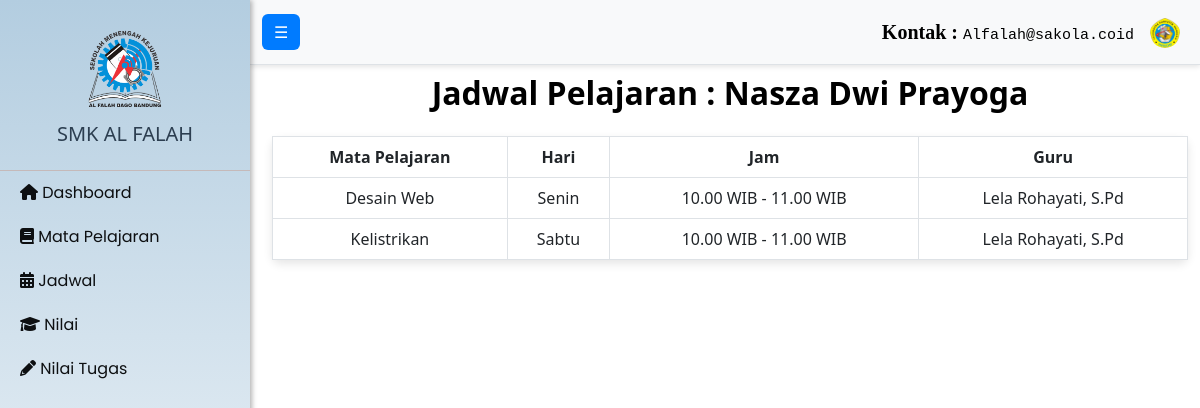
The app's page /Siswa/jadwalSiswa.php (signed in) with its own data.
### tables this page shows
CREATE TABLE `siswa` (
  `nis` varchar(50) NOT NULL,
  `password` varchar(255) NOT NULL,
  `nama_siswa` varchar(100) NOT NULL,
  `email` varchar(100) NOT NULL,
  `id_kelas` int(11) DEFAULT NULL,
  `nama_wali_kelas` varchar(100) DEFAULT NULL,
  `angkatan` varchar(10) DEFAULT NULL,
  `id_jurusan` int(3) NOT NULL,
  `foto_profil` varchar(255) NOT NULL,
  `terakhir_login` datetime DEFAULT NULL
);

CREATE TABLE `jadwal` (
  `id_jadwal` int(11) NOT NULL,
  `nip` varchar(50) DEFAULT NULL,
  `kode_mapel` varchar(50) DEFAULT NULL,
  `hari` varchar(20) DEFAULT NULL,
  `id_kelas` int(11) DEFAULT NULL,
  `waktu_mulai` varchar(11) DEFAULT NULL,
  `waktu_selesai` varchar(11) DEFAULT NULL
);

CREATE TABLE `mata_pelajaran` (
  `kode_mapel` varchar(50) NOT NULL,
  `nama_mapel` varchar(100) NOT NULL,
  `deskripsi` text DEFAULT NULL,
  `jenis` varchar(50) DEFAULT NULL,
  `gambar` varchar(255) DEFAULT NULL
);

CREATE TABLE `guru` (
  `nip` varchar(50) NOT NULL,
  `password` varchar(255) NOT NULL,
  `nama_guru` varchar(100) NOT NULL,
  `email` varchar(100) NOT NULL,
  `id_jurusan` int(3) DEFAULT NULL,
  `foto_profil` varchar(255) NOT NULL,
  `terakhir_login` datetime DEFAULT NULL
);

### Siswa/jadwalSiswa.php (the view, shortened to what this page needs)
<!DOCTYPE html>
<html lang="en">
<head>
    <link href="https://cdn.jsdelivr.net/npm/bootstrap@5.3.0/dist/css/bootstrap.min.css" rel="stylesheet">
    <link rel="stylesheet" href="../css/jadwal.css">
</head>
<body>
<?php
    include '../navbar/navSiswa.php';
    $queryKelas = "SELECT id_kelas,nama_siswa FROM siswa WHERE nis = '$nis_siswa'";
    $resultKelas = mysqli_query($conn, $queryKelas);
    $dataKelas = mysqli_fetch_assoc($resultKelas);
    $idKelas = $dataKelas['id_kelas'];
    $queryJadwal = "SELECT mata_pelajaran.nama_mapel, jadwal.hari, jadwal.waktu_mulai, jadwal.waktu_selesai, guru.nama_guru
                     FROM jadwal
                     JOIN mata_pelajaran ON jadwal.kode_mapel = mata_pelajaran.kode_mapel
                     JOIN guru ON jadwal.nip = guru.nip
                     WHERE jadwal.id_kelas = '$idKelas'";
    $resultJadwal = mysqli_query($conn, $queryJadwal);
?>
<div id="mainContent" class="container mt-4">
    <h2 class="mb-4">Jadwal Pelajaran : <?php echo $dataKelas['nama_siswa']; ?></h2>
    <table id="example" class="table table-bordered">
        <thead>
            <tr>
                <th>Mata Pelajaran</th>
                <th>Hari</th>
                <th>Jam</th>
                <th>Guru</th>
            </tr>
        </thead>
        <tbody>
            <?php while ($row = mysqli_fetch_assoc($resultJadwal)): ?>
                <tr>
                    <td><?php echo $row['nama_mapel']; ?></td>
                    <td><?php echo $row['hari']; ?></td>
                    <td><?php echo $row['waktu_mulai'] . ' - ' . $row['waktu_selesai']; ?></td>
                    <td><?php echo $row['nama_guru']; ?></td>
                </tr>
            <?php endwhile; ?>
        </tbody>
    </table>
</div>
</body>
</html>

### navbar/navSiswa.php (shortened to what this page needs)
<?php
include '../db.php';
$nis_siswa = $_SESSION['nis_siswa'];
$querySiswa = "SELECT foto_profil FROM siswa WHERE nis = '$nis_siswa'";
$resultSiswa = mysqli_query($conn, $querySiswa);
$siswa = mysqli_fetch_assoc($resultSiswa);
$fotoProfil = !empty($siswa['foto_profil']) ? '../uploads/profile/' . $siswa['foto_profil'] : 'https://via.placeholder.com/30';
?>
<!DOCTYPE html>
<html lang="en">
<head>
    <link href="https://cdn.jsdelivr.net/npm/bootstrap@5.3.0/dist/css/bootstrap.min.css" rel="stylesheet">
    <link rel="stylesheet" href="../css/styles.css">
    <link rel="stylesheet" href="https://cdnjs.cloudflare.com/ajax/libs/font-awesome/6.0.0-beta3/css/all.min.css">
</head>
<body>
    <div class="d-flex" id="wrapper">
        <div class="sidebar" id="sidebar-wrapper">
            <div class="sidebar-heading text-center py-4">
                <img src="..\uploads\gambar\logo.png" alt="Logo" class="logo-img">
                <h4 class="mt-2">SMK AL FALAH</h4>
            </div>
            <div class="list-group list-group-flush">
                <a href="dasboardSiswa.php" class="sidebar-item">
                    <i class="fas fa-home-alt"></i> Dashboard
                </a>
                <a href="index.php" class="sidebar-item">
                    <i class="fas fa-book"></i> Mata Pelajaran
                </a>
                <a href="jadwalSiswa.php" class="sidebar-item">
                    <i class="fas fa-calendar-alt"></i> Jadwal
                </a>
                <a href="nilaiSiswa.php" class="sidebar-item">
                    <i class="fas fa-graduation-cap"></i> Nilai
                </a>
                <a href="nilaiTugas.php" class="sidebar-item">
                    <i class="fas fa-pencil-alt"></i> Nilai Tugas
                </a>
            </div>
        </div>
        <div id="page-content-wrapper">
            <nav class="navbar navbar-expand-lg navbar-light bg-light border-bottom">
                <div class="container-fluid">
                    <button class="btn btn-primary" id="menu-toggle">☰</button>
                    <div class="collapse navbar-collapse" id="navbarContent">
                        <ul class="navbar-nav ms-auto mb-2 mb-lg-0">
                            <li class="nav-item">
                                <a class="nav-link" aria-current="page" href="#">Kontak : <span>Alfalah@sakola.coid</span></a>
                            </li>
                        </ul>
                    </div>
                    <div class="dropdown">
                        <ul class="navbar-nav ms-auto">
                            <li class="nav-item-dropdown">
                                <a class="nav-link dropdown-toggle" href="#" id="navbarProfile" role="button" data-bs-toggle="dropdown" aria-expanded="false">
                                    <img src="<?php echo $fotoProfil; ?>" class="rounded-circle" alt="Profile Image" style="width: 30px; height: 30px;">
                                </a>
                            </li>
                        </ul>
                    </div>
                </div>
            </nav>

### css/jadwal.css (style rules this page uses)
body { font-family: 'Poppins', sans-serif; background-color: #f8f9fa; }
.container h2 { font-weight: bold; color: #000000; text-align: center; }
.table { background-color: #ffffff; border-radius: 8px; box-shadow: 0 4px 10px rgba(0, 0, 0, 0.1); }
.table th { background-color: #343a40; color: #fff; text-align: center; font-weight: bold; }
.table td { text-align: center; color: #495057; }

### css/styles.css (style rules this page uses)
body { overflow-x: hidden; text-decoration: none; }
#wrapper { display: flex; }
.sidebar { width: 250px; height: 100vh; position: fixed; top: 0; left: 0; background: linear-gradient(to bottom, #b3cde0, #ffffff); color: #ff0000; box-shadow: 2px 0 5px rgba(0, 0, 0, 0.3); overflow-y: auto; transition: all 0.3s ease; z-index: 9999; }
.sidebar-heading { border-bottom: 1px solid #c5b9b9; }
.logo-img { max-width: 100px; }
.sidebar-item { text-decoration: none; color: #0d0f11; border: none; border-radius: 0; padding: 10px 20px; font-size: 16px; font-family: 'Poppins', sans-serif; transition: background-color 0.3s, color 0.3s; }
a { text-decoration: none; }
.sidebar-heading h4 { font-size: 20px; margin: 0; color: #2c3e50; }
.dropdown-toggle { cursor: pointer; }
#page-content-wrapper { width: 100%; padding-left: 260px; transition: padding-left 0.25s ease-out; padding-top: 50px; }
.navbar { position: fixed; top: 0; left: 250px; width: calc(100% - 250px); z-index: 1000; box-shadow: 0 2px 5px rgba(0, 0, 0, 0.1); background: #000000; border-bottom: 1px solid #b3cde0; transition: left 0.3s ease, width 0.3s ease; }
.navbar .navbar-nav .nav-link { color: #000000; font-size: 20px; font-weight: bolder; font-family: 'Calibri'; }
.navbar .navbar-nav .nav-link span { font-family: 'Courier New', Courier, monospace; font-weight: 400; font-size: 15px; }
.navbar-nav .dropdown-toggle::after { display: none; }
.navbar .btn-primary { background-color: #007bff; border: none; }

### navbar/tabelSeries.php (style rules this page uses)
:root { --dt-row-selected: 13, 110, 253; --dt-row-selected-text: 255, 255, 255; --dt-row-selected-link: 9, 10, 11; --dt-row-stripe: 0, 0, 0; --dt-row-hover: 0, 0, 0; --dt-column-ordering: 0, 0, 0; --dt-html-background: white; }
#example { text-align: center; }

### records on screen
siswa: foto_profil (picture), nama_siswa "Nasza Dwi Prayoga"
jadwal: kode_mapel.nama_mapel "Desain Web", hari "Senin", waktu_mulai "10.00 WIB", waktu_selesai "11.00 WIB", nip.nama_guru "Lela Rohayati, S.Pd"
jadwal: kode_mapel.nama_mapel "Kelistrikan", hari "Sabtu", waktu_mulai "10.00 WIB", waktu_selesai "11.00 WIB", nip.nama_guru "Lela Rohayati, S.Pd"
